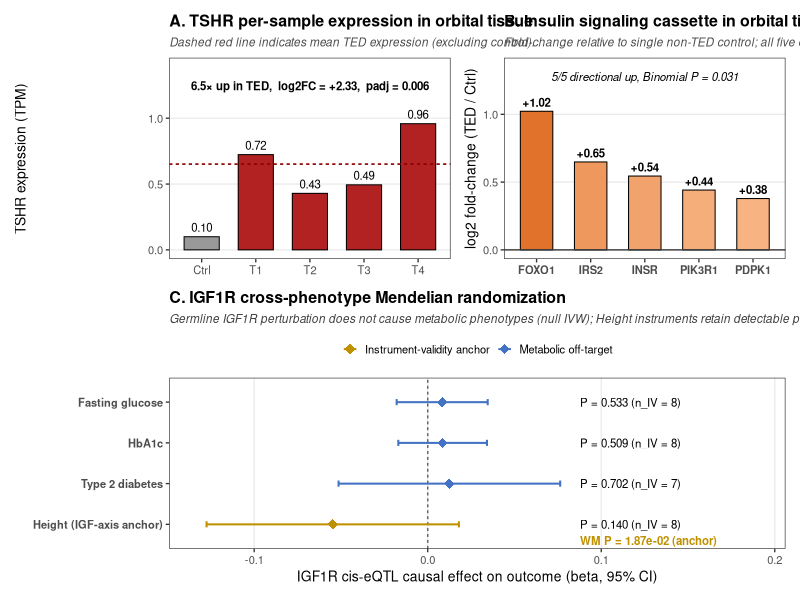
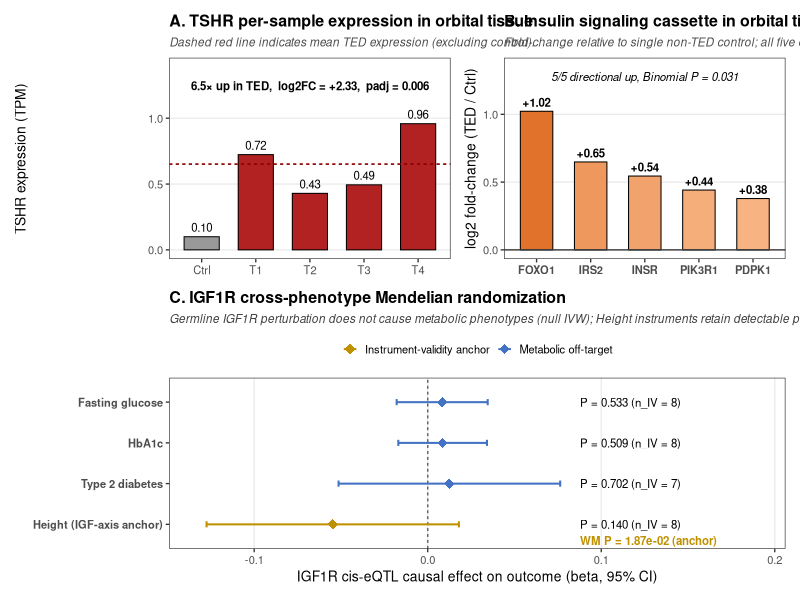
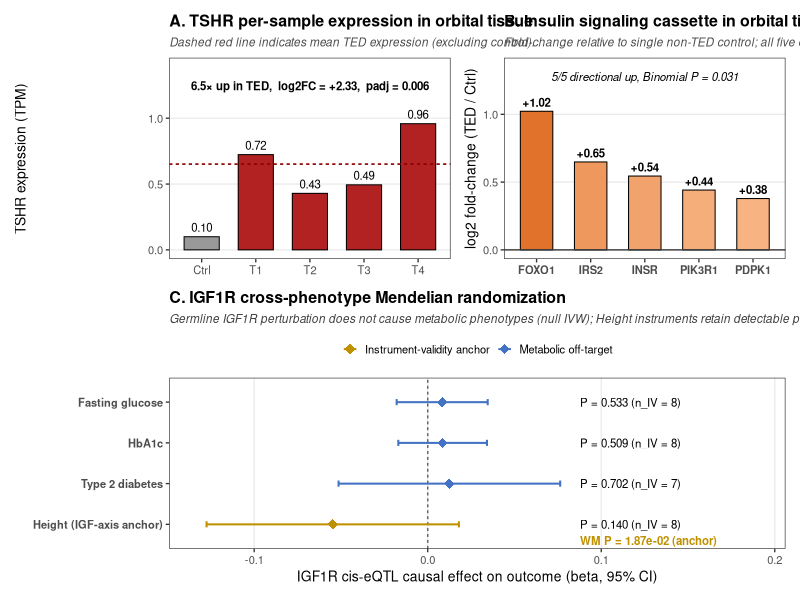

R code for these plots, in order:
# =============================================================================
# TED-TRAP — Figure 3 Main v2 (polish patch)
# Changes: remove "TED mean" text overlap, remove ★ stars, tighter layout
# =============================================================================

suppressPackageStartupMessages({
    library(ggplot2)
    library(dplyr)
    library(tidyr)
    library(patchwork)
    library(scales)
    library(grid)
})

setwd("c:/ProjectTEDGWAS")
base_family <- "sans"

# ---- Load data ----
tpm <- read.csv("TrackA_MR/data_for_fig3/candidate_sample_TPM.csv",
    stringsAsFactors = FALSE, check.names = FALSE
)
raw <- read.csv("TrackA_MR/results/05_cross_phenotype_mr.csv", stringsAsFactors = FALSE)

# =============================================================================
# Panel A — TSHR per-sample (PATCH: remove "TED mean" label, add to subtitle)
# =============================================================================
tpm_cols_TPM <- grep("_TPM$", names(tpm), value = TRUE)
tshr_tpm <- tpm %>%
    filter(Gene_Symbol == "TSHR") %>%
    select(all_of(tpm_cols_TPM))
samples <- c("2", "7", "8", "10", "11")
tshr_sample <- tibble(
    tpm = sapply(samples, function(s) {
        mean(as.numeric(tshr_tpm[, c(paste0(s, "__1_TPM"), paste0(s, "__2_TPM"))]))
    }),
    label = c("Ctrl", "T1", "T2", "T3", "T4"),
    group = c("Control", rep("TED", 4))
)
tshr_sample$label <- factor(tshr_sample$label, levels = c("Ctrl", "T1", "T2", "T3", "T4"))
ted_mean <- mean(tshr_sample$tpm[tshr_sample$group == "TED"])

panelA <- ggplot(tshr_sample, aes(x = label, y = tpm, fill = group)) +
    geom_col(width = 0.65, color = "black", linewidth = 0.35) +
    # PATCH: remove annotate text — keep dashed line only
    geom_hline(
        yintercept = ted_mean, linetype = "22",
        color = "#8B0000", linewidth = 0.55
    ) +
    geom_text(aes(label = sprintf("%.2f", tpm)), vjust = -0.55, size = 2.9) +
    scale_fill_manual(
        values = c("Control" = "grey60", "TED" = "#B22222"),
        guide = "none"
    ) +
    annotate("text",
        x = 3, y = max(tshr_sample$tpm) * 1.3,
        label = "6.5× up in TED,  log2FC = +2.33,  padj = 0.006",
        size = 2.9, fontface = "bold"
    ) +
    coord_cartesian(ylim = c(0, max(tshr_sample$tpm) * 1.45)) +
    labs(
        title = "A. TSHR per-sample expression in orbital tissue",
        subtitle = "Dashed red line indicates mean TED expression (excluding control).",
        x = NULL, y = "TSHR expression (TPM)"
    ) +
    theme_bw(base_size = 10, base_family = base_family) +
    theme(
        plot.title = element_text(face = "bold", size = 11.5),
        plot.subtitle = element_text(
            size = 8.5, face = "italic", color = "grey30",
            margin = margin(b = 6)
        ),
        panel.grid.major.x = element_blank(),
        panel.grid.minor = element_blank()
    )

# =============================================================================
# Panel B — Insulin cassette (unchanged)
# =============================================================================
ic_genes <- c("INSR", "IRS2", "FOXO1", "PIK3R1", "PDPK1")
ic_fc <- lapply(ic_genes, function(g) {
    row <- tpm %>%
        filter(Gene_Symbol == g) %>%
        select(all_of(tpm_cols_TPM))
    vals <- sapply(samples, function(s) mean(as.numeric(row[, c(paste0(s, "__1_TPM"), paste0(s, "__2_TPM"))])))
    tibble(gene = g, log2FC = log2(mean(vals[c("7", "8", "10", "11")]) / vals["2"]))
}) %>% bind_rows()
ic_fc$gene <- factor(ic_fc$gene, levels = ic_fc$gene[order(-ic_fc$log2FC)])

panelB <- ggplot(ic_fc, aes(x = gene, y = log2FC, fill = log2FC)) +
    geom_col(width = 0.6, color = "black", linewidth = 0.35) +
    geom_hline(yintercept = 0, color = "grey25", linewidth = 0.5) +
    geom_text(aes(label = sprintf("+%.2f", log2FC)),
        vjust = -0.5, size = 2.9, fontface = "bold"
    ) +
    scale_fill_gradient(
        low = "#FDD9B5", high = "#D95F0E",
        limits = c(0, 1.2), guide = "none"
    ) +
    coord_cartesian(ylim = c(0, 1.35)) +
    annotate("text",
        x = 3, y = 1.28,
        label = "5/5 directional up, Binomial P = 0.031",
        size = 2.9, fontface = "italic"
    ) +
    labs(
        title = "B. Insulin signaling cassette in orbital tissue",
        subtitle = "Fold-change relative to single non-TED control; all five effectors upregulated.",
        x = NULL, y = "log2 fold-change (TED / Ctrl)"
    ) +
    theme_bw(base_size = 10, base_family = base_family) +
    theme(
        plot.title = element_text(face = "bold", size = 11.5),
        plot.subtitle = element_text(
            size = 8.5, face = "italic", color = "grey30",
            margin = margin(b = 6)
        ),
        panel.grid.major.x = element_blank(),
        panel.grid.minor = element_blank(),
        axis.text.x = element_text(face = "bold")
    )

# =============================================================================
# Panel C — Forest plot (PATCH: remove ★, keep gold bold formatting only)
# =============================================================================
ivw <- raw %>%
    filter(method == "Inverse variance weighted") %>%
    select(outcome = outcome_name, role = outcome_role, nsnp, beta = b, se, pval) %>%
    mutate(lci = beta - 1.96 * se, uci = beta + 1.96 * se)

ivw_plot <- ivw %>%
    filter(!grepl("skin|hearing", outcome, ignore.case = TRUE)) %>%
    mutate(
        Outcome = case_when(
            grepl("Fasting.?Glucose|glucose", outcome, ignore.case = TRUE) ~ "Fasting glucose",
            grepl("HbA1c", outcome, ignore.case = TRUE) ~ "HbA1c",
            grepl("Type.?2.?Diabetes|T2D|diabetes", outcome, ignore.case = TRUE) ~ "Type 2 diabetes",
            grepl("Height|height", outcome, ignore.case = TRUE) ~ "Height (IGF-axis anchor)",
            TRUE ~ outcome
        ),
        Category = case_when(
            grepl("Height", Outcome) ~ "Instrument-validity anchor",
            TRUE ~ "Metabolic off-target"
        ),
        label_pval = ifelse(pval < 0.001, formatC(pval, format = "e", digits = 1),
            sprintf("%.3f", pval)
        )
    )

# WM P for Height
wm_height_val <- raw %>%
    filter(
        method == "Weighted median",
        grepl("Height", outcome_name, ignore.case = TRUE)
    ) %>%
    pull(pval)
wm_height <- if (length(wm_height_val) > 0) formatC(wm_height_val, format = "e", digits = 2) else "NA"

ivw_plot$Outcome <- factor(ivw_plot$Outcome,
    levels = rev(c(
        "Fasting glucose", "HbA1c", "Type 2 diabetes",
        "Height (IGF-axis anchor)"
    ))
)

panelC <- ggplot(ivw_plot, aes(x = beta, y = Outcome, color = Category)) +
    geom_vline(xintercept = 0, linetype = "22", color = "grey40", linewidth = 0.5) +
    geom_errorbarh(aes(xmin = lci, xmax = uci), height = 0.15, linewidth = 0.7) +
    geom_point(size = 3.2, shape = 18) +
    geom_text(
        aes(
            x = max(ivw_plot$uci) * 1.15,
            label = paste0("P = ", label_pval, " (n_IV = ", nsnp, ")")
        ),
        color = "black", hjust = 0, size = 2.9, family = base_family
    ) +
    # PATCH: remove ★, keep gold bold
    annotate("text",
        x = max(ivw_plot$uci) * 1.15, y = 1,
        label = paste0("WM P = ", wm_height, " (anchor)"),
        color = "#BF9000", hjust = 0, size = 2.9, fontface = "bold",
        vjust = 2.3
    ) +
    scale_color_manual(
        values = c(
            "Metabolic off-target" = "#4472C4",
            "Instrument-validity anchor" = "#BF9000"
        ),
        name = NULL
    ) +
    scale_x_continuous(expand = expansion(mult = c(0.1, 0.55))) +
    labs(
        title = "C. IGF1R cross-phenotype Mendelian randomization",
        subtitle = "Germline IGF1R perturbation does not cause metabolic phenotypes (null IVW); Height instruments retain detectable pathway activity.",
        x = "IGF1R cis-eQTL causal effect on outcome (beta, 95% CI)",
        y = NULL
    ) +
    theme_bw(base_size = 10, base_family = base_family) +
    theme(
        plot.title = element_text(face = "bold", size = 11.5),
        plot.subtitle = element_text(
            size = 8.5, face = "italic", color = "grey25",
            margin = margin(b = 6)
        ),
        panel.grid.major.y = element_blank(),
        panel.grid.minor = element_blank(),
        legend.position = "top",
        legend.key.size = unit(0.4, "cm"),
        axis.text.y = element_text(face = "bold")
    )

# =============================================================================
# Assemble — PATCH: tighter Panel C height
# =============================================================================
combined <- (panelA | panelB) / panelC +
    plot_layout(heights = c(1, 0.85)) # PATCH: was c(1, 1.1)

ggsave("TrackA_MR/figures/Figure3_main_3panel_v3.pdf", combined,
    width = 11, height = 8, device = cairo_pdf, bg = "white"
) # PATCH: height 9→8
ggsave("TrackA_MR/figures/Figure3_main_3panel_v3.png", combined,
    width = 11, height = 8, dpi = 600, bg = "white"
)
ggsave("TrackA_MR/figures/Figure3_main_3panel_v3.tiff", combined,
    width = 11, height = 8, dpi = 600, compression = "lzw", bg = "white"
)

cat("\n✅ Figure 3 Main v3 saved (Instrument-validity anchor applied)\n")
